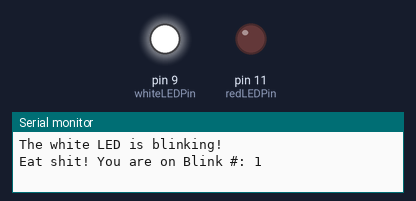
A sketch run on a simulated Arduino Uno, built with avr-gcc and run on an emulated ATmega328P. Shown: output pins drawn as LEDs (lit = HIGH), the last lines printed to the serial monitor.

Above: at 0.2 s.
At 9.12 s:
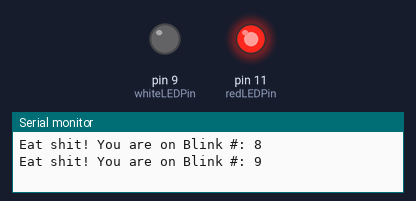
At 13.2 s:
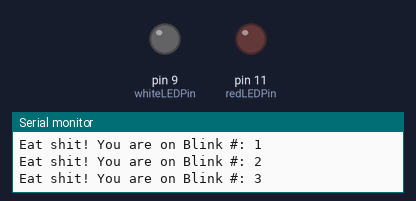
Timing chart, 0 to 13.7 s (numbered marks = the images above):
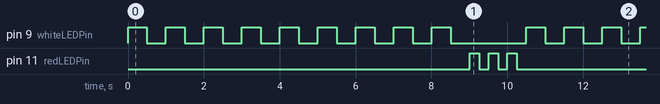

The sketch:

Lesson_4.ino
```cpp
int whiteLEDPin=9;  // Declaring redLEDPin as an int, and set it to 9
int redLEDPin=11; // Declaring whiteLEDPin as an int, and set it to 11
int whiteOnTime=500; // This is the white LED ontime
int whiteOffTime=500; // This is the white LED offtime
int redOnTime=250; // This is the red LED ontime
int redOffTime=250; // This is the red LED offtime
int numBlinkWhite=9; // Number of blinks white
int numBlinkRed=3; // Number of blinks red

void setup() {
  // put your setup code here, to run once:
  Serial.begin(9600);
  pinMode(whiteLEDPin, OUTPUT); // Tell arduino that whiteLEDPin is an output pin
  pinMode(redLEDPin, OUTPUT); // Tell arduino that redLEDPin is an output pin

}

void loop() {
  // put your main code here, to run repeatedly:

Serial.println("The white LED is blinking!");

  for (int j=1; j<=numBlinkWhite; j=j+1) {
     Serial.print("Eat shit! ");
     Serial.print("You are on Blink #: ");
     Serial.println(j);
     digitalWrite(whiteLEDPin, HIGH);  // Turn the white LED on
     delay(whiteOnTime);  // Wait
     digitalWrite(whiteLEDPin, LOW);  // Turn the white LED off
     delay(whiteOffTime);  // Wait
  }

  Serial.println(" ");

  for (int j=1; j<=numBlinkRed; j=j+1) {
    digitalWrite(redLEDPin, HIGH);  // Turn the red LED on
    delay(redOnTime);  // Wait
    digitalWrite(redLEDPin, LOW);  // Turn the red LED off
    delay(redOffTime);  // Wait
  }

}
```

Measured:
- by itself, pin 9 (whiteLEDPin): repeats every 10.5 s: 8 × (LOW 0.50 s, HIGH 0.50 s), LOW 2.0 s, HIGH 0.50 s
- by itself, pin 11 (redLEDPin): repeats every 10.5 s: 2 × (LOW 0.25 s, HIGH 0.25 s), LOW 9.3 s, HIGH 0.25 s
- by itself, everything shown: repeats every 10.5 s, in 24 steps
